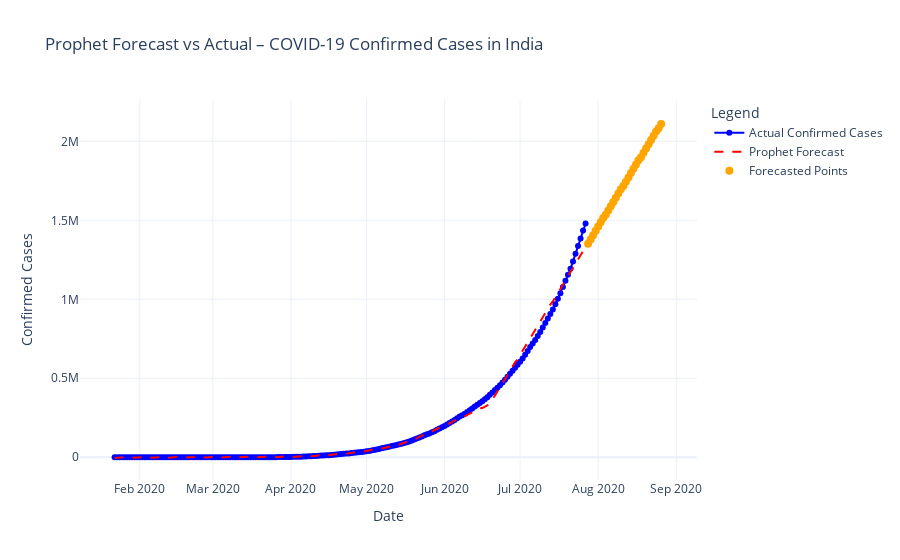

Notebook code for this chart:
### Markdown cell above
**Plotting the Prophet model using Plotly Library**

### Code cell
fig = go.Figure()

fig.add_trace(go.Scatter(
    x=df_prophet['ds'],
    y=df_prophet['y'],
    mode='lines+markers',
    name='Actual Confirmed Cases',
    line=dict(color='blue')
))

fig.add_trace(go.Scatter(
    x=forecast['ds'],
    y=forecast['yhat'],
    mode='lines',
    name='Prophet Forecast',
    line=dict(color='red', dash='dash')
))

future_only = forecast[forecast['ds'] > df_prophet['ds'].max()]
fig.add_trace(go.Scatter(
    x=future_only['ds'],
    y=future_only['yhat'],
    mode='markers',
    name='Forecasted Points',
    marker=dict(size=8, color='orange')
))

fig.update_layout(
    title="Prophet Forecast vs Actual – COVID-19 Confirmed Cases in India",
    xaxis_title="Date",
    yaxis_title="Confirmed Cases",
    template="plotly_white",
    height=600,
    legend_title="Legend"
)

fig.show()

### Figure 1 — Plotly figure (JSON) as saved in the notebook; plotly's stock layout.template omitted (floating-point values rounded to 4 significant figures; data arrays with more than 128 entries replaced by an {"elided": "..."} marker saying what was removed)
{"data": [{"line": {"color": "blue"}, "mode": "lines+markers", "name": "Actual Confirmed Cases", "type": "scatter", "x": {"elided": "188 str values"}, "y": {"elided": "188 int values"}}, {"line": {"color": "red", "dash": "dash"}, "mode": "lines", "name": "Prophet Forecast", "type": "scatter", "x": {"elided": "218 str values"}, "y": {"elided": "218 float values"}}, {"marker": {"color": "orange", "size": 8}, "mode": "markers", "name": "Forecasted Points", "type": "scatter", "x": ["2020-07-28T00:00:00", "2020-07-29T00:00:00", "2020-07-30T00:00:00", "2020-07-31T00:00:00", "2020-08-01T00:00:00", "2020-08-02T00:00:00", "2020-08-03T00:00:00", "2020-08-04T00:00:00", "2020-08-05T00:00:00", "2020-08-06T00:00:00", "2020-08-07T00:00:00", "2020-08-08T00:00:00", "2020-08-09T00:00:00", "2020-08-10T00:00:00", "2020-08-11T00:00:00", "2020-08-12T00:00:00", "2020-08-13T00:00:00", "2020-08-14T00:00:00", "2020-08-15T00:00:00", "2020-08-16T00:00:00", "2020-08-17T00:00:00", "2020-08-18T00:00:00", "2020-08-19T00:00:00", "2020-08-20T00:00:00", "2020-08-21T00:00:00", "2020-08-22T00:00:00", "2020-08-23T00:00:00", "2020-08-24T00:00:00", "2020-08-25T00:00:00", "2020-08-26T00:00:00"], "y": [1352000.0, 1379000.0, 1406000.0, 1434000.0, 1461000.0, 1488000.0, 1514000.0, 1535000.0, 1562000.0, 1589000.0, 1616000.0, 1643000.0, 1671000.0, 1697000.0, 1717000.0, 1744000.0, 1772000.0, 1799000.0, 1826000.0, 1853000.0, 1880000.0, 1900000.0, 1927000.0, 1954000.0, 1982000.0, 2009000.0, 2036000.0, 2063000.0, 2083000.0, 2110000.0]}], "layout": {"autosize": true, "legend": {"title": {"text": "Legend"}}, "title": {"text": "Prophet Forecast vs Actual – COVID-19 Confirmed Cases in India"}, "xaxis": {"autorange": true, "range": ["2020-01-08 15:48:16.9714", "2020-09-08 17:18:07.5289"], "title": {"text": "Date"}, "type": "date"}, "yaxis": {"autorange": true, "range": [-141400.0, 2259000.0], "title": {"text": "Confirmed Cases"}, "type": "linear"}}}
